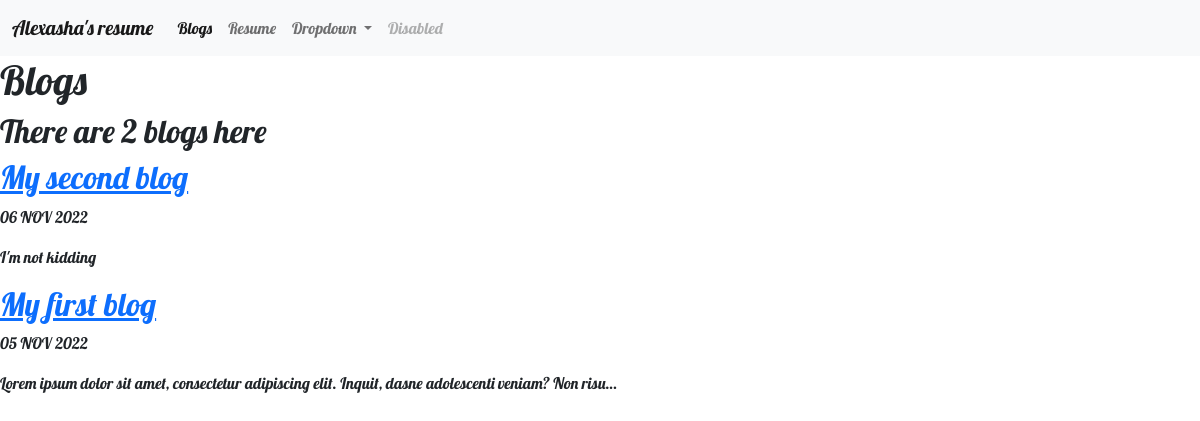
Screenshot of /blog/ with the database file from the repository.
### blog/models.py (models this page shows, shortened)
class Blog(models.Model):
    title = models.CharField(max_length=200)
    date = models.DateField(auto_now_add=True)
    description = models.CharField(max_length=500)

### blog/views.py (the view)
# urls.py: path('', views.all_blogs, name='all_blogs'),
def all_blogs(request):
    blogs = Blog.objects.order_by('-date')[:5]
    return render(request, 'blog/all_blogs.html', {'blogs': blogs})

### blog/templates/blog/all_blogs.html
{%extends 'portfolio/base.html'%}
{% block content%}
    <h1>Blogs</h1>
    <h2>There are {{blogs.count}} blog{{ blogs.count|pluralize}} here</h2>
    {% for blog in blogs %}
        <a href="{% url 'blog:detail' blog.id %}"><h2>{{blog.title}}</h2></a>
        <p>{{blog.date|date:"d M Y"|upper}}</p>
        <p>{{blog.description|striptags|truncatechars:100}}</p>
    {% endfor %}
{% endblock %}

### portfolio/templates/portfolio/base.html (shortened to what this page needs)
<!DOCTYPE html>
<html lang="en">
<head>
  {% load static %}
<link href="https://cdn.jsdelivr.net/npm/bootstrap@5.2.2/dist/css/bootstrap.min.css" rel="stylesheet">
<link rel="stylesheet" href="{% static "portfolio/custom.css" %}">
</head>
<body>
<nav class="navbar navbar-expand-lg bg-light">
  <div class="container-fluid">
    <a class="navbar-brand" href="{% url 'home' %}">Alexasha's resume</a>
    <div class="collapse navbar-collapse" id="navbarSupportedContent">
      <ul class="navbar-nav me-auto mb-2 mb-lg-0">
        <li class="nav-item">
          <a class="nav-link active" aria-current="page" href="{% url 'blog:all_blogs'%}">Blogs</a>
        </li>
        <li class="nav-item">
          <a class="nav-link" href="{% static 'portfolio/report.pdf' %}" target="_blank">Resume</a>
        </li>
        <li class="nav-item dropdown">
          <a class="nav-link dropdown-toggle" href="#" role="button" data-bs-toggle="dropdown" aria-expanded="false">
            Dropdown
          </a>
        </li>
        <li class="nav-item">
          <a class="nav-link disabled">Disabled</a>
        </li>
      </ul>
    </div>
  </div>
</nav>
{% block content %}
{% endblock %}
</body>
</html>

### portfolio/static/portfolio/custom.css (style rules this page uses)
body { font-family: 'Lobster', cursive; }

### rows the page displays
Blog: title "My second blog", date "06 NOV 2022", description "I'm not kidding"
Blog: title "My first blog", date "05 NOV 2022", description "Lorem ipsum dolor sit amet, consectetur adipiscing elit. Inquit, dasne adolescenti veniam? Non risu…"

### other values shown
{{ blogs.count }} "2"
